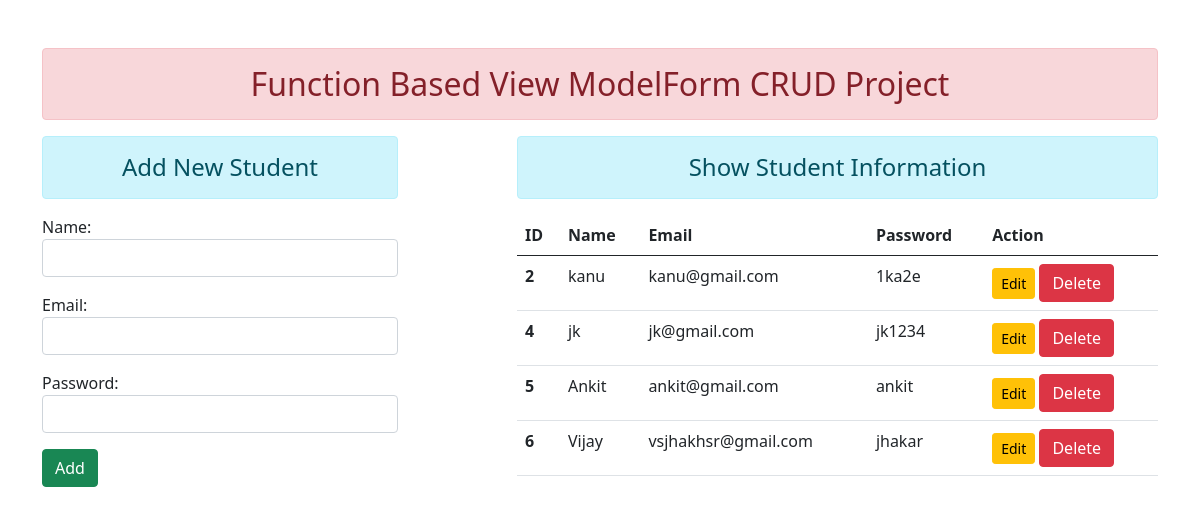
The page / on the database its author committed.
### enroll/models.py (models this page shows)
class User(models.Model):
    name=models.CharField(max_length=70)
    email=models.EmailField(max_length=100)
    password=models.CharField(max_length=100)

### enroll/views.py (the view)
# urls.py: path('', views.add_show, name="addandshow"),
def add_show(request):
    if request.method=='POST':
        fm=StudentRegistration(request.POST)
        if fm.is_valid():
            nm=fm.cleaned_data['name']
            em=fm.cleaned_data['email']
            pw=fm.cleaned_data['password']
            reg=User(name=nm, email=em, password=pw)
            reg.save()
            fm=StudentRegistration() #this is added after save because we need to show the blank form after user save the information
    else:
        fm=StudentRegistration()
    stud=User.objects.all()
    return render(request, 'enroll/addandshow.html',{'form':fm, 'stu':stud}) #url of this will go inner project folder

### enroll/forms.py
class StudentRegistration(forms.ModelForm):
    class Meta:
        model=User
        fields=['name','email','password']
        widgets={
            'name':forms.TextInput(attrs={'class':'form-control'}),
            'email':forms.EmailInput(attrs={'class':'form-control'}),
            'password':forms.PasswordInput(render_value=True, attrs={'class':'form-control'}),
        }

### enroll/templates/enroll/addandshow.html (shortened to what this page needs)
{% extends 'enroll/base.html' %}
{% block content %}
<div class="row">
    <div class="col-sm-4">
        <h4 class="text-center alert alert-info">Add New Student</h4>
        <form action="" method="POST">
            {{form.as_p}}
            <input type="submit" class="btn btn-success" value="Add">
        </form>
    </div>
    <div class="col-sm-7 offset-1">
        <h4 class="text-center alert alert-info">Show Student Information</h4>
        {% if stu %}
            <table class="table table-hover">
                <thead>
                    <tr>
                        <th scope="col">ID</th>
                        <th scope="col">Name</th>
                        <th scope="col">Email</th>
                        <th scope="col">Password</th>
                        <th scope="col">Action</th>
                    </tr>
                </thead>
                <tbody>
                    {% for st in  stu %}
                        <tr>
                            <th scope="row">{{st.id}}</th>
                            <td>{{st.name}}</td>
                            <td>{{st.email}}</td>
                            <td>{{st.password}}</td>
                            <td>
                                <a href="{% url 'updatedata' st.id %}" class="btn btn-warning btn-sm">Edit</a>
                                <form action="{% url 'deletedata' st.id %}" method="post" class="d-inline">{% csrf_token %}
                                    <input type="submit" class="btn btn-danger" value="Delete">
                                </form>
                            </td>
                        </tr>
                    {% endfor %}
                </tbody>
            </table>
        {% else %}
            <h4 class="text-center alert alert-warning">No Records Found</h4>
        {% endif %}
    </div>
</div>
{% endblock content %}

### enroll/templates/enroll/base.html (shortened to what this page needs)
<!DOCTYPE html>
{% load static %}
<html>
    <head>
        <link rel="stylesheet" href="{% static 'enroll/css/bootstrap.css' %}">
    </head>
    <body>
    <div class="container mt-5">
        <h2 class="text-center alert alert-danger">Function Based View ModelForm CRUD Project</h2>
        {% block content %}
        {% endblock content %}
    </div>
    </body>
</html>

### rows shown on the page
User: id "2", name "kanu", email "kanu@gmail.com", password "1ka2e"
User: id "4", name "jk", email "jk@gmail.com", password "jk1234"
User: id "5", name "Ankit", email "ankit@gmail.com", password "ankit"
User: id "6", name "Vijay", email "vsjhakhsr@gmail.com", password "jhakar"
